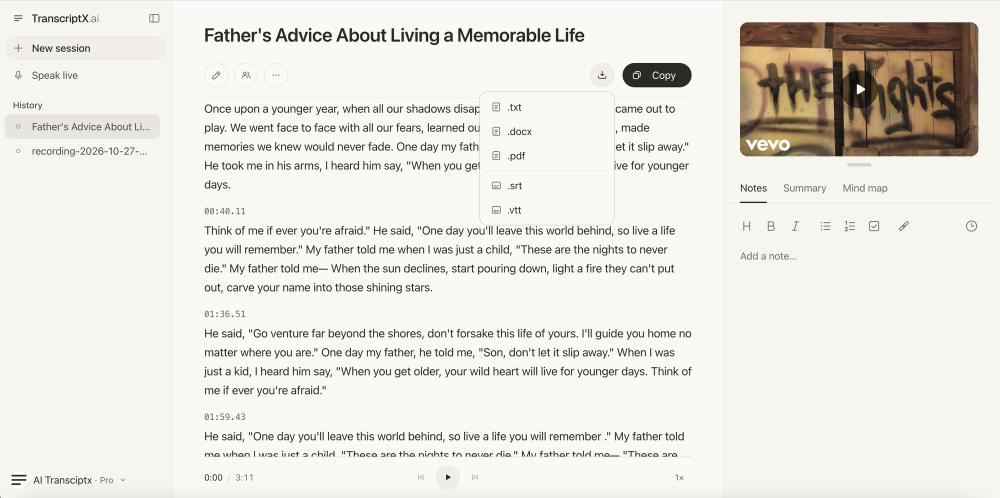
#> input picture page/blog/_source/transcript/transcript-download-menu-open.png, 2000 x 995 px (shown at 1/2 size)
$ python build_cover_podcast.py
#> lines starting #> are read from the running program, lines starting #| are printed output that depends on the picture; after the words box and inside, x2 and y2 are one past the last pixel; in counts of white or black regions, pixels touching at a corner belong together
"""Blog cover / social share image for how-to-transcribe-podcast.
Renders natively at 2400x1260 (2x of the 1200x630 OG size) and also exports a 1200x630 JPG for og:image."""
import math, os, sys
from PIL import Image, ImageDraw, ImageFilter, ImageFont

HERE = os.path.dirname(os.path.abspath(__file__))
SRC = os.path.normpath(f'{HERE}/..')
OUT = os.path.normpath(f'{HERE}/../../how-to-transcribe-podcast/images')
CHECK = sys.argv[1] if len(sys.argv) > 1 else None
FONT = '/System/Library/Fonts/HelveticaNeue.ttc'
BG, DARK, ACCENT = (248, 247, 244), (43, 42, 38), (204, 88, 46)
W, H = 2400, 1260

def font(size, bold=False):
    return ImageFont.truetype(FONT, size, index=1 if bold else 0)

img = Image.new('RGBA', (W, H), BG + (255,))
glow = Image.new('RGBA', (W, H), (0, 0, 0, 0))
#> glow: PIL image 2400x1260 RGBA; every value is 0
ImageDraw.Draw(glow).ellipse((1150, -250, 2750, 1450), fill=(236, 160, 115, 120))
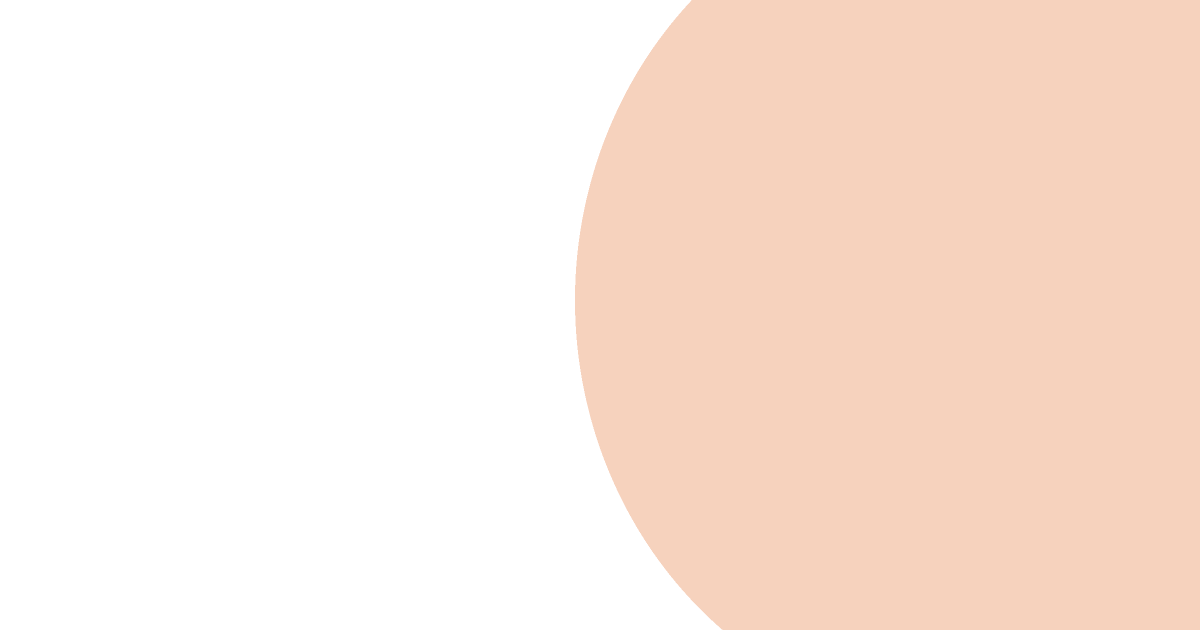
#> glow: PIL image 2400x1260 RGBA (shown at 1/2 size); mean R, G, B, A 114.9, 77.9, 56, 58.4; transparent parts drawn white
img.alpha_composite(glow.filter(ImageFilter.GaussianBlur(170)))

# ---- real TranscriptX result: title, toolbar with Download menu open, timed paragraphs (native retina pixels)
shot = Image.open(f'{SRC}/transcript/transcript-download-menu-open.png').convert('RGB')
shot = shot.crop((380, 30, 1410, 640))           # 1030 x 610
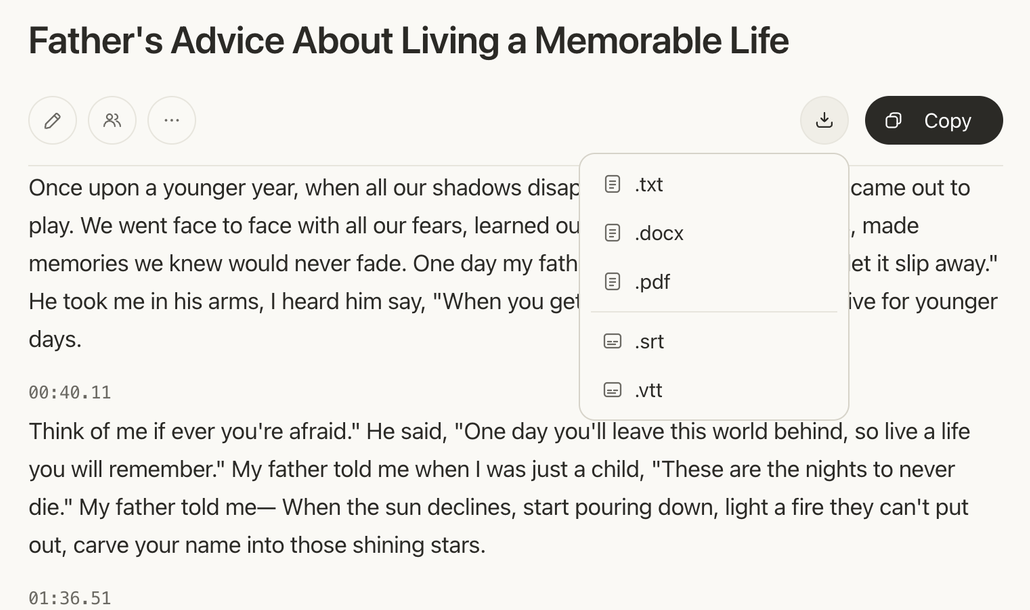
#> shot: PIL image 1030x610 RGB; mean R, G, B 235.8, 234.8, 230.9
win = shot.convert('RGBA')
m = Image.new('L', win.size, 0)
#> m: PIL image 1030x610 L; every value is 0
ImageDraw.Draw(m).rounded_rectangle((0, 0, win.width - 1, win.height - 1), 28, fill=255)
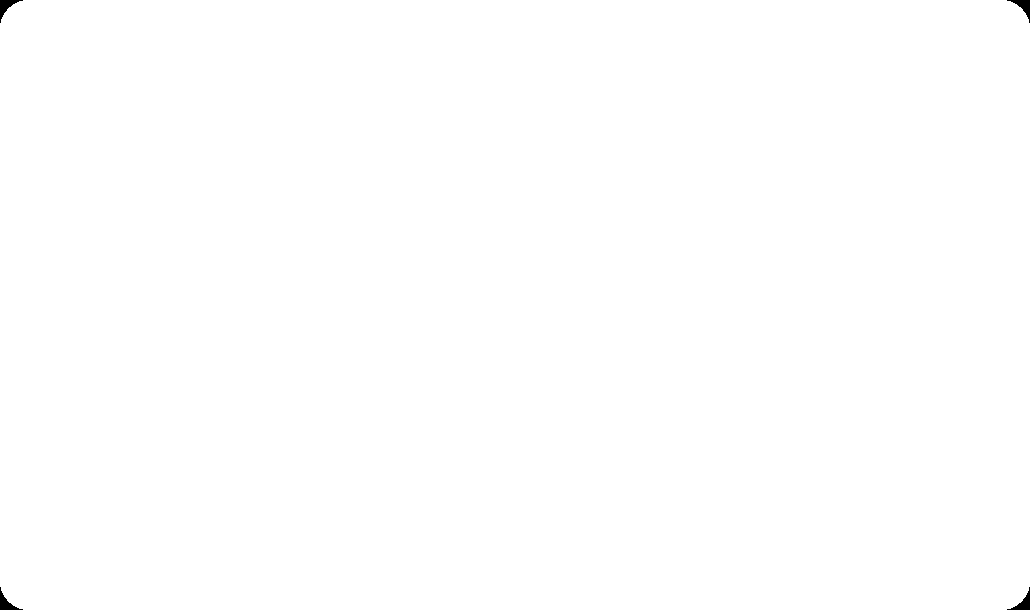
#> m: PIL image 1030x610 L; 99.9% white; 4 black regions, box (x1, y1, x2, y2) and area: (0, 0, 23, 23) 174, (1007, 0, 1030, 23) 174, (0, 587, 23, 610) 174, (1007, 587, 1030, 610) 174
win.putalpha(m)
wx, wy = W - win.width - 110, 300
#> wx = 1260; wy = 300
sh = Image.new('RGBA', (W, H), (0, 0, 0, 0))
ImageDraw.Draw(sh).rounded_rectangle((wx, wy + 30, wx + win.width, wy + win.height + 30), 28, fill=(70, 40, 20, 120))
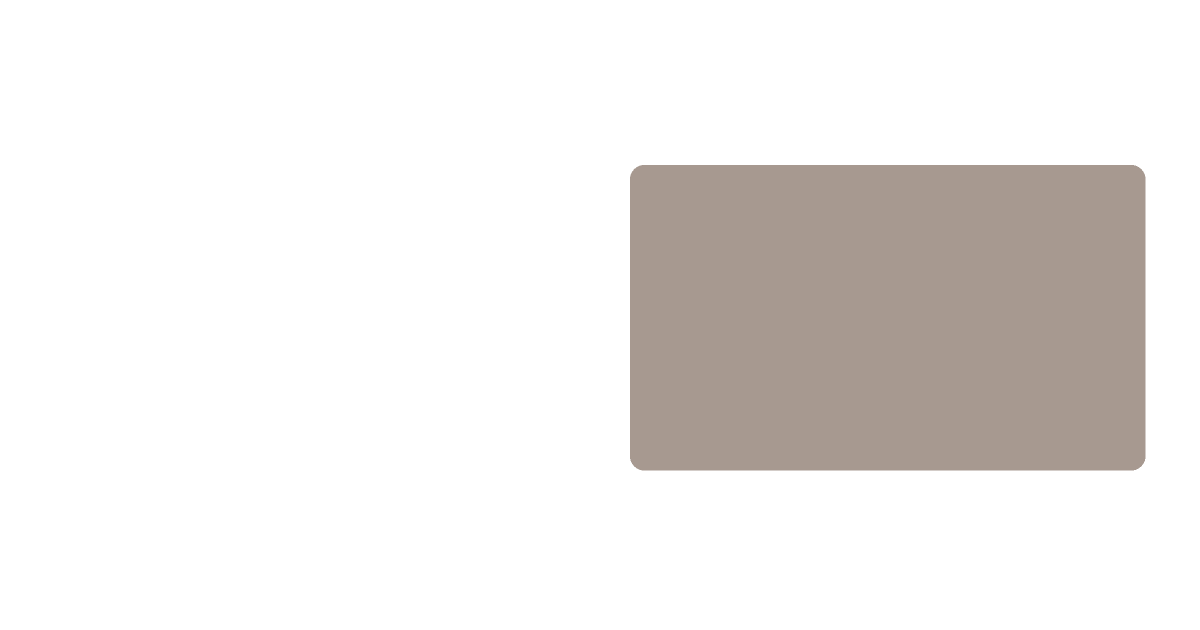
#> sh: PIL image 2400x1260 RGBA (shown at 1/2 size); mean R, G, B, A 14.6, 8.3, 4.2, 25; transparent parts drawn white
img.alpha_composite(sh.filter(ImageFilter.GaussianBlur(40)))
img.alpha_composite(win, (wx, wy))
d = ImageDraw.Draw(img)
# orange outline on the Download menu (shot coords: menu ~ 960-1228 x 185-448 in source → minus crop offset)
mx0, my0, mx1, my1 = wx + 960 - 380 - 10, wy + 184 - 30 - 10, wx + 1228 - 380 + 10, wy + 448 - 30 + 10
#> mx0 = 1830; my0 = 444; mx1 = 2118; my1 = 728
d.rounded_rectangle((mx0, my0, mx1, my1), 26, outline=ACCENT + (255,), width=7)

# ---- podcast file card (audio in) overlapping the screenshot bottom-left
cx, cy, cw, ch = wx - 150, wy + win.height - 150, 640, 230
#> cx = 1110; cy = 760; cw = 640; ch = 230
sh2 = Image.new('RGBA', (W, H), (0, 0, 0, 0))
ImageDraw.Draw(sh2).rounded_rectangle((cx, cy + 22, cx + cw, cy + ch + 22), 36, fill=(70, 40, 20, 110))
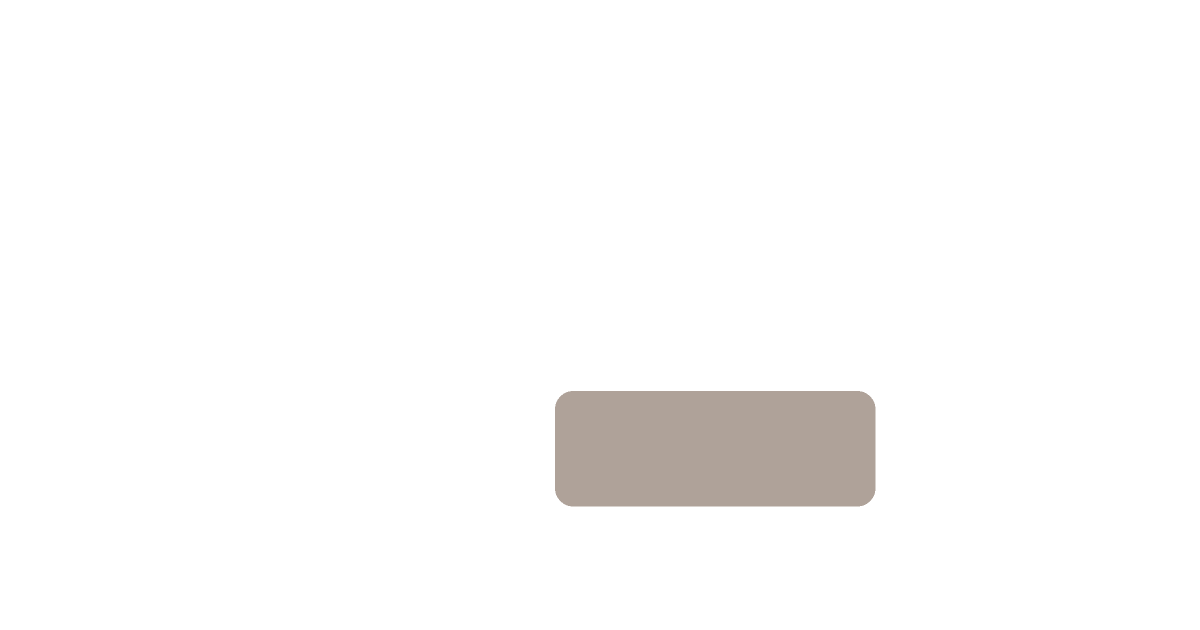
#> sh2: PIL image 2400x1260 RGBA (shown at 1/2 size); mean R, G, B, A 3.4, 1.9, 1, 5.3; transparent parts drawn white
img.alpha_composite(sh2.filter(ImageFilter.GaussianBlur(30)))
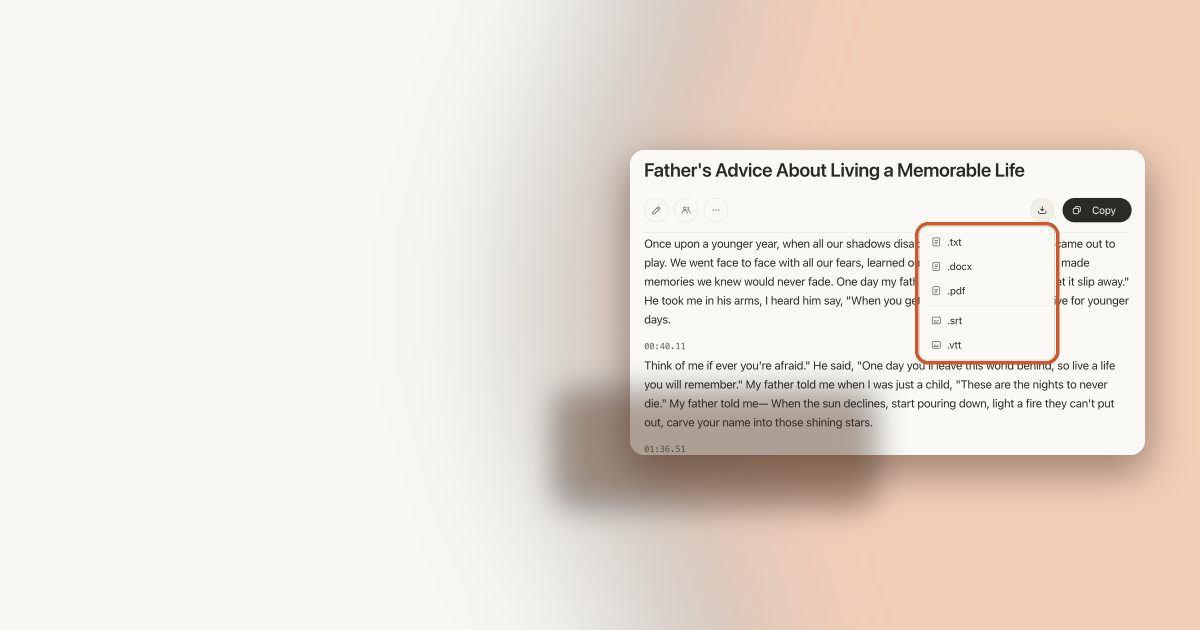
#> img: PIL image 2400x1260 RGBA (shown at 1/2 size); mean R, G, B, A 234.3, 224.2, 216, 255
d = ImageDraw.Draw(img)
d.rounded_rectangle((cx, cy, cx + cw, cy + ch), 36, fill=(255, 255, 255, 255))
# mic icon in accent circle
ic = (cx + 40, cy + 40, cx + 150, cy + 150)
#> ic = (1150, 800, 1260, 910)
d.ellipse(ic, fill=ACCENT + (255,))
mcx, mcy = (ic[0] + ic[2]) // 2, (ic[1] + ic[3]) // 2
#> mcx = 1205
d.rounded_rectangle((mcx - 16, mcy - 36, mcx + 16, mcy + 10), 16, fill=(255, 255, 255, 255))
d.arc((mcx - 30, mcy - 22, mcx + 30, mcy + 26), 0, 180, fill=(255, 255, 255, 255), width=7)
d.line((mcx, mcy + 26, mcx, mcy + 40), fill=(255, 255, 255, 255), width=7)
d.text((cx + 180, cy + 72), 'episode-42.mp3', font=font(46, True), fill=DARK + (255,), anchor='lm')
d.text((cx + 180, cy + 124), '58:14', font=font(38), fill=(130, 126, 118, 255), anchor='lm')
# waveform
bx, by = cx + 44, cy + 196
for i in range(46):
    h = 10 + 26 * abs(math.sin(i * 0.55) * math.cos(i * 0.21)) + (8 if i % 5 == 0 else 0)
    x = bx + i * 12
    col = ACCENT if i < 20 else (214, 205, 192)
    d.rounded_rectangle((x, by - h / 2, x + 6, by + h / 2), 3, fill=col + (255,))

# ---- left: badge, headline, sub, chips, logo
d.rounded_rectangle((110, 150, 520, 250), 50, fill=DARK + (255,))
mx, my = 172, 200
d.rounded_rectangle((mx - 13, my - 30, mx + 13, my + 8), 13, fill=(255, 255, 255, 255))
d.arc((mx - 24, my - 18, mx + 24, my + 20), 0, 180, fill=(255, 255, 255, 255), width=6)
d.line((mx, my + 20, mx, my + 32), fill=(255, 255, 255, 255), width=6)
d.text((218, 200), 'PODCAST', font=font(54, True), fill=(255, 255, 255, 255), anchor='lm')
d.text((100, 410), 'Podcast', font=font(210, True), fill=DARK + (255,), anchor='lm')
d.text((100, 620), 'to text', font=font(210, True), fill=ACCENT + (255,), anchor='lm')
d.text((110, 790), 'Get a transcript of any episode', font=font(62), fill=(80, 77, 70, 255), anchor='lm')
x = 110
for lbl in ['.docx', '.pdf', '.srt', '.txt']:
    tw = d.textlength(lbl, font=font(54, True))
    d.rounded_rectangle((x, 880, x + tw + 64, 976), 48, fill=(255, 255, 255, 255), outline=(225, 216, 204, 255), width=3)
    d.text((x + 32 + tw / 2, 928), lbl, font=font(54, True), fill=ACCENT + (255,), anchor='mm')
    x += tw + 64 + 22
#> this loop made 4 passes
#> (tw, x) on passes 1 to 4: (146.1, 342.1), (104.8, 532.9), (88.69, 707.6), (91.47, 885)
#> after the loop, x = 885
#> (the run stopped early here; a loop or call above may not have finished)

$ run again, with page/blog/_source/transcript/transcript-mind-map-coming-soon.png copied over page/blog/_source/transcript/transcript-download-menu-open.png
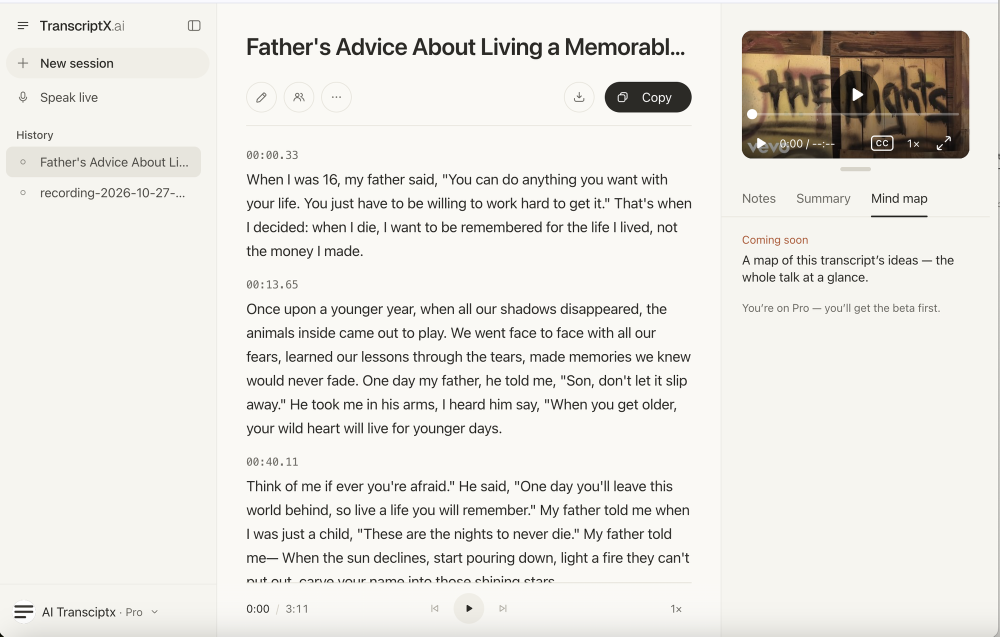
#> input picture page/blog/_source/transcript/transcript-mind-map-coming-soon.png, 2000 x 1273 px (shown at 1/2 size)
#> `shot = shot.crop((380, 30, 1410, 640))`:
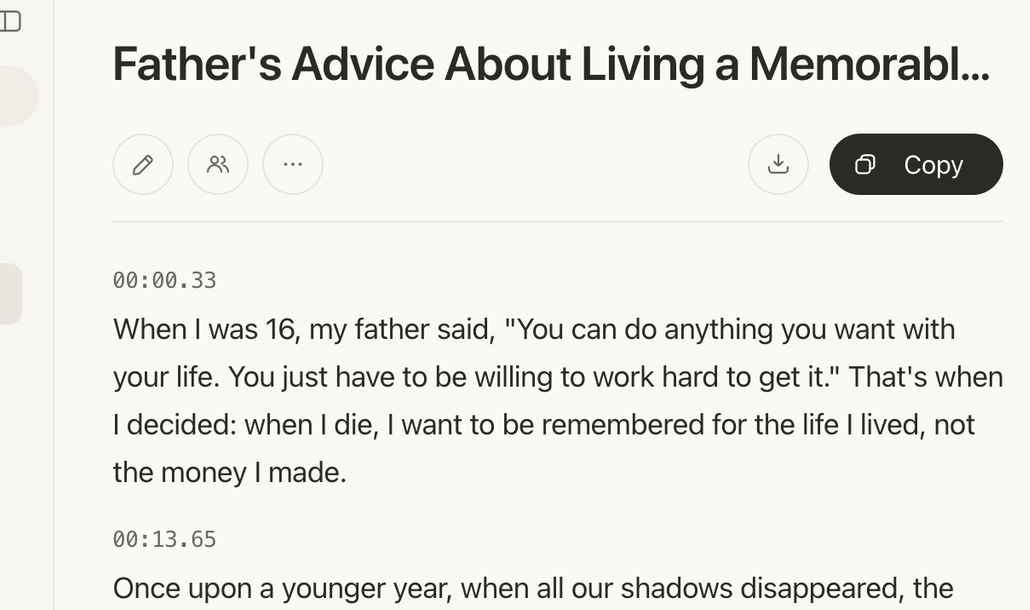
#> shot: PIL image 1030x610 RGB; mean R, G, B 235.6, 234.6, 230.6
#> `img.alpha_composite(sh2.filter(ImageFilter.GaussianBlur(30)))`:
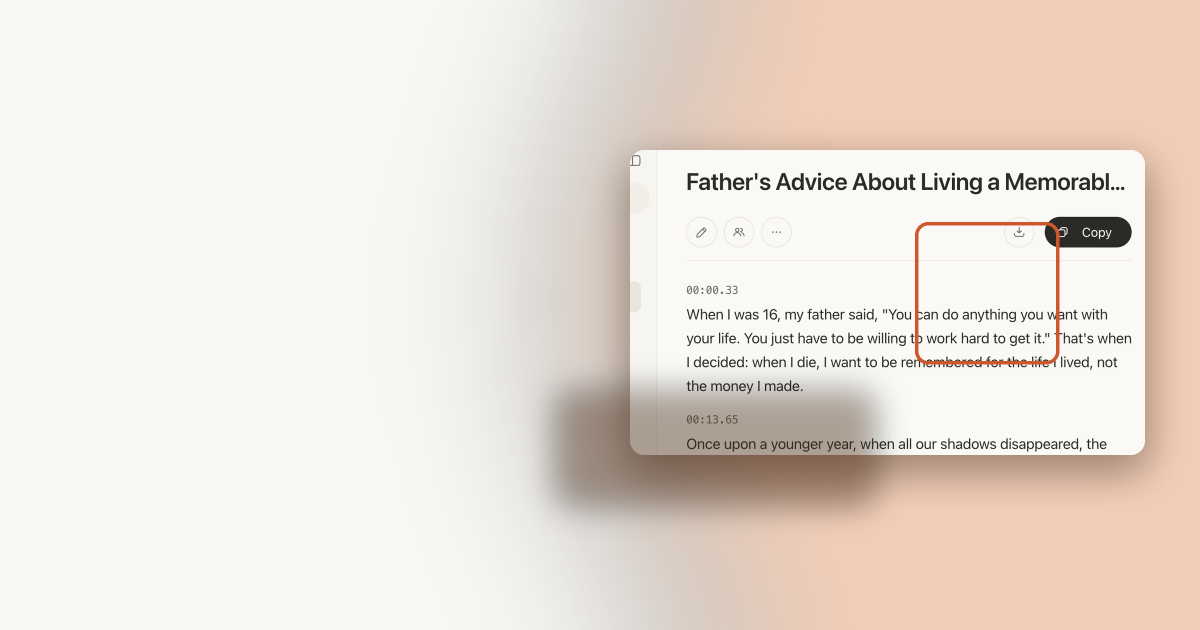
#> img: PIL image 2400x1260 RGBA (shown at 1/2 size); mean R, G, B, A 234.3, 224.2, 215.9, 255
#> the loop `for lbl in ['.docx', '.pdf', '.srt', '.txt']:` made 4 passes
#> (tw, x) on passes 1 to 4: (146.1, 342.1), (104.8, 532.9), (88.69, 707.6), (91.47, 885)
#> after the loop `for lbl in ['.docx', '.pdf', '.srt', '.txt']:`: x = 885
